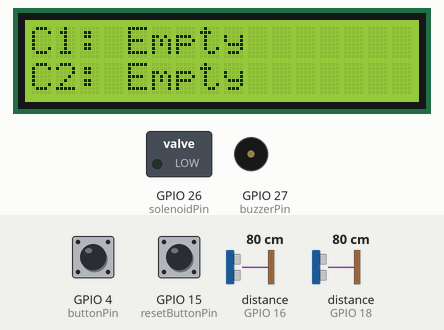
Simulated run of this sketch. Board: ESP32. Shown: 16×2 character LCD, switched loads named in the sketch (green lamp = pin HIGH), buzzer (waves = sounding, pin HIGH). Wiring (inferred from the names in the program): 2 × ultrasonic range finder: trigger GPIO 5, echo GPIO 18 / trigger GPIO 17, echo GPIO 16. Inputs (shaded band) come from the test bench; at power-on: distance to the obstacle (sensors on GPIO 16, GPIO 18) 80 cm, GPIO 4 (buttonPin) HIGH, GPIO 15 (resetButtonPin) HIGH. The echo pulse lasts 58.3 µs per cm; WiFi joins after 1.5 s; servers stay silent unless stated; pins used as bus, display or sensor lines are not drawn; what the sketch prints to the serial monitor is not drawn.

Above: at 4.7 s.
4.8 s: distance to the obstacle (sensor on GPIO 16) set to 12 cm
6.9 s: distance to the obstacle (sensor on GPIO 16) set to 9 cm
At 9.3 s:
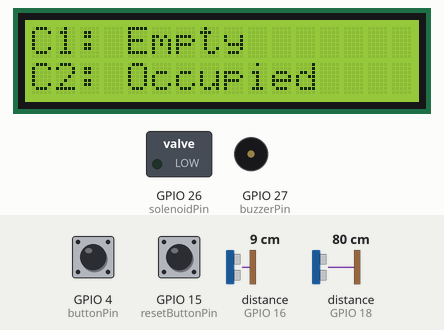
11.9 s: distance to the obstacle (sensor on GPIO 18) set to 12 cm
14.7 s: distance to the obstacle (sensor on GPIO 18) set to 9 cm
At 17.9 s:
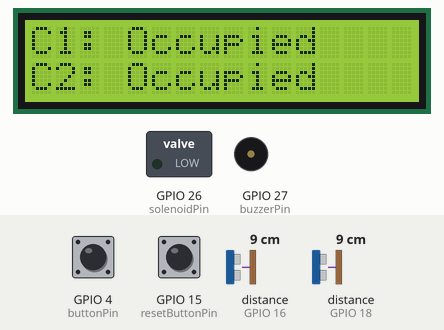
18.2 s: distance to the obstacle (sensor on GPIO 16) set to 18 cm
At 21.2 s:
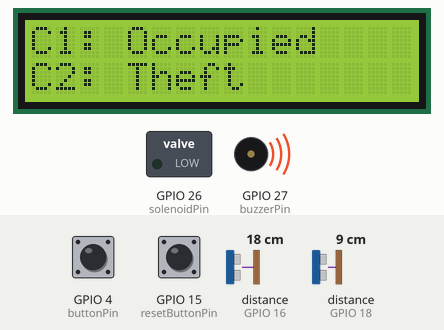
21.5 s: GPIO 4 (buttonPin) pulled LOW for 1.75 s
At 25.3 s:
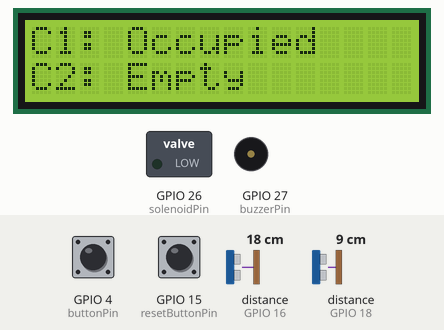
Timing chart, 0 to 26.8 s (numbered marks = the images above; inputs shaded):
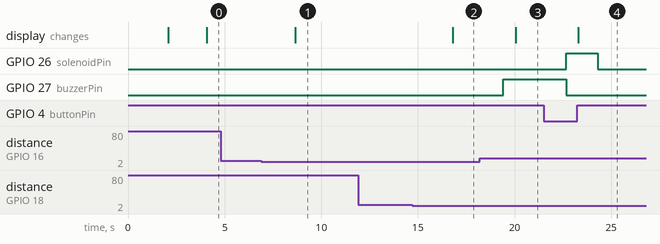

Measured:
- the behaviour switches between 11 and 10 cm on distance to the obstacle (sensor on GPIO 16) (found by bisection; images 0 and 1)
- the behaviour switches between 11 and 10 cm on distance to the obstacle (sensor on GPIO 18) (found by bisection; images 1 and 2)
- after the input at 4.8 s, every drawn part: stays the same
- after the input at 6.9 s, the display: changes after 1.8 s (image 1)
- after the input at 11.9 s, every drawn part: stays the same
- after the input at 14.7 s, the display: changes after 2.1 s (image 2)
- after the input at 18.2 s, GPIO 27 (buzzerPin): LOW → HIGH after 1.2 s; the display: changes after 1.8 s (image 3)
- after the input at 21.5 s, GPIO 26 (solenoidPin): LOW → HIGH after 1.2 s, → LOW 1.6 s later; GPIO 27 (buzzerPin): HIGH → LOW after 1.2 s; the display: changes after 1.8 s (image 4)

The sketch:

parcel-box-iot-fb.ino
```cpp
#include <WiFi.h>
#include <Firebase_ESP_Client.h>
#include <Wire.h>
#include <LiquidCrystal_I2C.h>

// Firebase credentials
#define WIFI_SSID "Adrian"
#define WIFI_PASSWORD "eds1234567"
#define API_KEY "AIzaSyBWJ_fJ_1xfnyL5bQ5rrDUJkowKhmHQ_M4"
#define DATABASE_URL "https://parcel-box-iot-default-rtdb.asia-southeast1.firebasedatabase.app/"
#define USER_EMAIL "i.am.adriansgrrx@gmail.com"
#define USER_PASSWORD "parcel-box-iot"

// Firebase objects
FirebaseData fbdo;
FirebaseAuth auth;
FirebaseConfig config;

// LCD setup
LiquidCrystal_I2C lcd(0x27, 16, 2);

// Pins
const int trigPin1 = 5, echoPin1 = 18;
const int trigPin2 = 17, echoPin2 = 16;
const int buttonPin = 4, resetButtonPin = 15;
const int solenoidPin = 26, buzzerPin = 27;

// Constants
const float PARCEL_THRESHOLD = 10.0;

// Variables
float distance1, distance2;
bool isParcelDetected1, isParcelDetected2;
bool isSecurityModeActivated1 = false;
bool isSecurityModeActivated2 = false;
bool isPermissionAllowed;
bool isResetPressed;
String status1, status2;

float getDistance(int trigPin, int echoPin) {
    digitalWrite(trigPin, LOW);
    delayMicroseconds(2);
    digitalWrite(trigPin, HIGH);
    delayMicroseconds(10);
    digitalWrite(trigPin, LOW);
    long duration = pulseIn(echoPin, HIGH);
    return duration * 0.0343 / 2;
}

String determineStatus(bool isSecurityMode, bool isParcelDetected, bool isPermissionAllowed) {
    if (!isSecurityMode && !isParcelDetected) return "Empty";
    if (!isSecurityMode && isParcelDetected) return "Occupied";
    if (isSecurityMode && !isParcelDetected && !isPermissionAllowed) return "Theft";
    if (isSecurityMode && !isParcelDetected && isPermissionAllowed) return "Retrieved";
    if (isSecurityMode && isParcelDetected) return "Occupied";
    return "Error";
}

void setup() {
    Serial.begin(115200);

    pinMode(trigPin1, OUTPUT); pinMode(echoPin1, INPUT);
    pinMode(trigPin2, OUTPUT); pinMode(echoPin2, INPUT);
    pinMode(buttonPin, INPUT_PULLUP);
    pinMode(resetButtonPin, INPUT_PULLUP);
    pinMode(solenoidPin, OUTPUT); digitalWrite(solenoidPin, LOW);
    pinMode(buzzerPin, OUTPUT); digitalWrite(buzzerPin, LOW);

    lcd.init(); lcd.backlight(); lcd.clear();
    lcd.setCursor(0, 0); lcd.print("System Starting...");
    delay(2000); lcd.clear();

    WiFi.begin(WIFI_SSID, WIFI_PASSWORD);
    while (WiFi.status() != WL_CONNECTED) { delay(300); Serial.print("."); }
    Serial.println("\nConnected to WiFi");

    config.api_key = API_KEY;
    auth.user.email = USER_EMAIL;
    auth.user.password = USER_PASSWORD;
    config.database_url = DATABASE_URL;
    Firebase.reconnectNetwork(true);
    fbdo.setBSSLBufferSize(4096, 1024);
    fbdo.setResponseSize(2048);
    Firebase.begin(&config, &auth);
    Firebase.setDoubleDigits(2);
    config.timeout.serverResponse = 10000;
}

void logEvent(String type, String cid, String status, bool permission, bool reset, float dist) {
    String path = "/events_log";
    FirebaseJson log;
    log.set("event_type", type);
    log.set("compartment_id", cid);
    log.set("status", status);
    log.set("permission_granted", permission);
    log.set("reset_triggered", reset);
    log.set("distance_cm", dist);
    log.set("timestamp/.sv", "timestamp");
    Firebase.RTDB.pushJSON(&fbdo, path.c_str(), &log);
}

void updateSystemStatus(bool permission, bool reset, bool buzzerOn) {
    FirebaseJson json;
    json.set("solenoid_state", permission ? "OPEN" : "LOCKED");
    json.set("buzzer_state", buzzerOn ? "ON" : "OFF");
    json.set("last_permission", permission);
    json.set("last_reset", reset);
    json.set("updated_at/.sv", "timestamp");
    Firebase.RTDB.setJSON(&fbdo, "/system_status", &json);
}

void updateCompartment(String id, float dist, bool parcel, bool security, String status) {
    String path = "/compartments/" + id;
    FirebaseJson json;
    json.set("compartment_id", id);
    json.set("distance_cm", dist);
    json.set("is_parcel_detected", parcel);
    json.set("is_security_mode", security);
    json.set("status", status);
    json.set("timestamp/.sv", "timestamp");
    Firebase.RTDB.setJSON(&fbdo, path.c_str(), &json);
}

void loop() {
    distance1 = getDistance(trigPin1, echoPin1);
    distance2 = getDistance(trigPin2, echoPin2);

    isParcelDetected1 = distance1 < PARCEL_THRESHOLD;
    isParcelDetected2 = distance2 < PARCEL_THRESHOLD;

    if (isParcelDetected1) isSecurityModeActivated1 = true;
    if (isParcelDetected2) isSecurityModeActivated2 = true;

    isPermissionAllowed = digitalRead(buttonPin) == LOW;
    isResetPressed = digitalRead(resetButtonPin) == LOW;

    if (isResetPressed || isPermissionAllowed) {
        isSecurityModeActivated1 = false;
        isSecurityModeActivated2 = false;
    }

    digitalWrite(solenoidPin, isPermissionAllowed ? HIGH : LOW);

    status1 = determineStatus(isSecurityModeActivated1, isParcelDetected1, isPermissionAllowed);
    status2 = determineStatus(isSecurityModeActivated2, isParcelDetected2, isPermissionAllowed);

    bool buzzerOn = (status1 == "Theft" || status2 == "Theft");
    digitalWrite(buzzerPin, buzzerOn ? HIGH : LOW);

    updateCompartment("C1", distance1, isParcelDetected1, isSecurityModeActivated1, status1);
    updateCompartment("C2", distance2, isParcelDetected2, isSecurityModeActivated2, status2);

    updateSystemStatus(isPermissionAllowed, isResetPressed, buzzerOn);

    if (isParcelDetected1 || isParcelDetected2 || isResetPressed) {
        logEvent("parcel_detected", isParcelDetected1 ? "C1" : "C2", isParcelDetected1 ? status1 : status2, isPermissionAllowed, isResetPressed, isParcelDetected1 ? distance1 : distance2);
    }

    lcd.clear();
    lcd.setCursor(0, 0); lcd.print("C1: "); lcd.print(status1);
    lcd.setCursor(0, 1); lcd.print("C2: "); lcd.print(status2);

    delay(1000);
}
```
